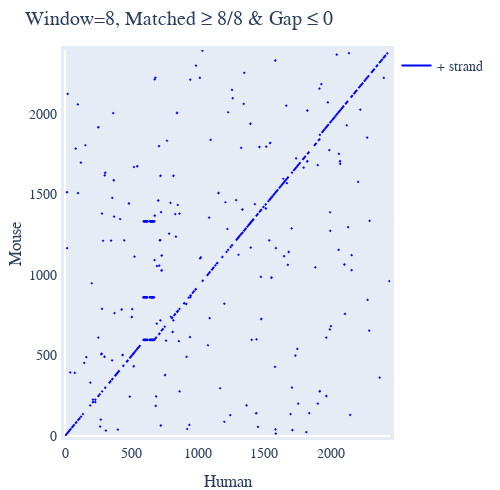

Write notebook code for a chart like this one.
### Markdown cell above
## Modifying the matching parameters

If we set window and threshold to be equal, this is equivalent to an exact match approach.

### Code cell
draw = seqs.dotplot(name1="Human", name2="Mouse", window=8, threshold=8)
draw.show()

### Figure 1 — Plotly figure (JSON) as saved in the notebook; plotly's stock layout.template omitted (floating-point values rounded to 4 significant figures; data arrays with more than 128 entries replaced by an {"elided": "..."} marker saying what was removed)
{"data": [{"line": {"color": "blue"}, "mode": "lines", "name": "+ strand", "type": "scatter", "x": {"elided": "1064 int values"}, "xaxis": "x", "y": {"elided": "1064 int values"}, "yaxis": "y"}], "layout": {"autosize": false, "font": {"family": "Balto", "size": 14}, "height": 490.2, "hovermode": "closest", "margin": {"b": 50, "l": 50, "pad": 4, "r": 50, "t": 50}, "showlegend": true, "title": {"text": "Window=8, Matched ≥ 8/8 & Gap ≤ 0"}, "width": 500, "xaxis": {"mirror": true, "range": [0, 2445], "showgrid": false, "showline": true, "title": {"text": "Human"}, "visible": true}, "yaxis": {"mirror": true, "range": [0, 2397], "showgrid": false, "showline": true, "title": {"text": "Mouse"}, "visible": true}}}
